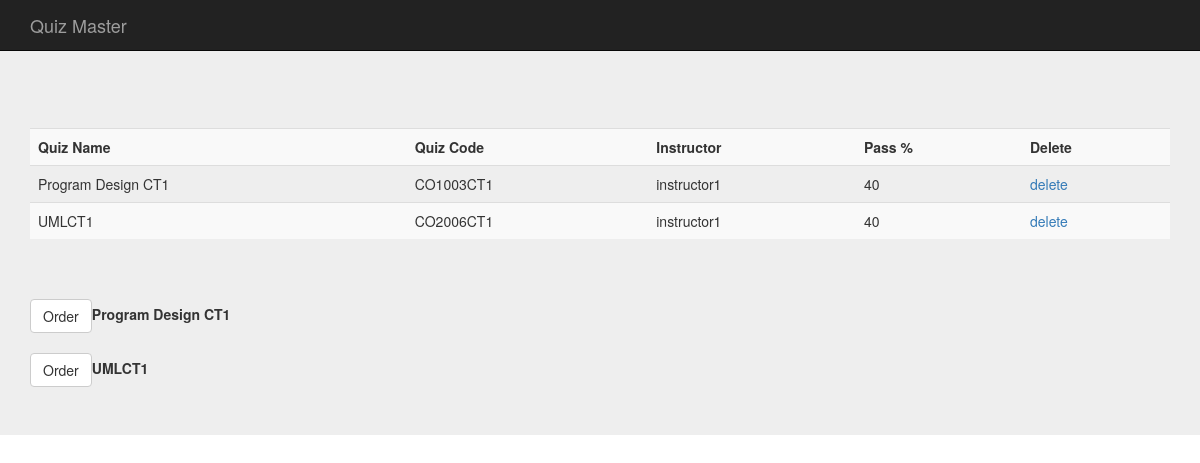
The app's page /quizcomp2/system/quizzes.php (signed in) with its own data.
### tables this page shows
CREATE TABLE IF NOT EXISTS `quiz` (
`id` int(11) NOT NULL,
  `subjectname` varchar(255) NOT NULL,
  `subjectcode` varchar(50) NOT NULL,
  `instructor` varchar(255) NOT NULL,
  `passmark` int(64) NOT NULL,
  `timer` int(64) NOT NULL
);

### quizcomp2/system/core.php (called while the page is built, shortened)
<?php
function logged_in(){
	if(isset($_SESSION['user_id']) && !empty($_SESSION['user_id'])){
		return true;
	}
	else{
		return false;
	}
}
function user_data($user_id){
	$user_id = (int)$user_id;
	$func_num_args = func_num_args();
	if ($func_num_args > 1){
		$data = mysql_fetch_assoc(mysql_query("SELECT * FROM `users` WHERE `id` = $user_id"));
		return $data;
	}
}
?>

### quizcomp2/system/quizzes.php (the view, shortened to what this page needs)
<?php
include 'core.php';
if(logged_in()){
	$session_user_id = $_SESSION['user_id'];
	$user_data = user_data($session_user_id, 'id','username','firstname','lastname','type');
?>
<!DOCTYPE html>
<html lang="en">
  <head>
  <link href="css/min.css" rel="stylesheet">
  </head>
  <body>
    <nav class="navbar navbar-inverse navbar-fixed-top" role="navigation">
      <div class="container">
        <div class="navbar-header">
          <a class="navbar-brand" href="index.php">Quiz Master</a>
        </div>
        <div id="navbar" class="navbar-collapse collapse">
    </nav>
    <div class="jumbotron">
      <div class="container">
<?php
$instructor = $user_data['username'];
$query="SELECT * FROM `quiz` WHERE `instructor`= '$instructor'";
$result = mysql_query($query);
$numrows = mysql_num_rows($result);
?>
<form action="quizzes.php" method="post" >
<div id="viewsubject">
<table WIDTH="500" class="table table-striped">
<tr><th>Quiz Name</th>
	<th>Quiz Code</th>
	<th>Instructor</th>
  <th>Pass %</th>
	<th>Delete</th>
</tr>
<?php
$count=0;
while ($count < $numrows) {
$id = mysql_result($result,$count,"id");
$subjectname = mysql_result($result,$count,"subjectname");
$subjectcode = mysql_result($result,$count,"subjectcode");
$instructor = mysql_result($result,$count,"instructor");
$passmark = mysql_result($result,$count,"passmark");
		echo '<tr>
    <td>'.$subjectname.'</td>
		<td>'.$subjectcode.'</td>
    <td>'.$instructor.'</td>
    <td>'.$passmark.'</td>
    <td><a onclick="return proceed()" href="quizzes.php?del='.$id.'" class="linkdel">delete</a></td>
    </tr>';
$count++;
}
?>
</table>
</form>
<?php
$query1="SELECT * FROM `quiz` WHERE `instructor`= '$instructor'";
$result1 = mysql_query($query1);
  while($row = mysql_fetch_array($result1)){
    $subname = $row['subjectname'];
    $subcode = $row['subjectcode'];
?>
      <form name = 'form4' method = 'post' action = 'sortquiz.php'>
    <?php
    echo "</br><button name = 'button' type = 'submit' class='btn btn-default' value = '$subcode' >Order</button>"."<span><b>$subname</b></span></br>";
    ?>
    </form>
    <?php
}
?>
</div>
  </body>
</html>
<?php
}
else{
	header('location:../index.php');
}
?>

### records on screen
quiz: subjectname "Program Design CT1", subjectcode "CO1003CT1", instructor "instructor1", passmark "40"
quiz: subjectname "UMLCT1", subjectcode "CO2006CT1", instructor "instructor1", passmark "40"
